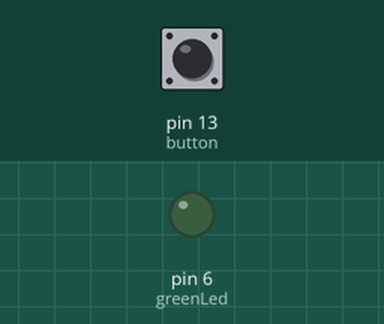
A sketch run on a simulated Arduino Uno, built with avr-gcc and run on an emulated ATmega328P. Parts: output pins drawn as LEDs (lit = HIGH). The test bench sets the inputs (shaded band); at power-on: pin 13 (button) LOW.

Above: at 1.2 s.
1.3 s: pin 13 (button) pulled HIGH for 1 s
At 3.0 s:
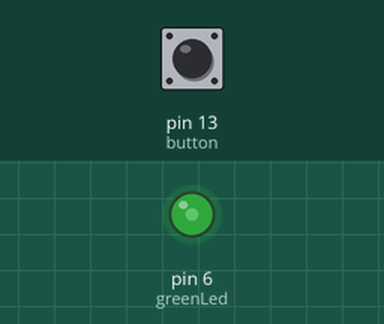
3.8 s: pin 13 (button) pulled HIGH for 0.15 s
At 5.0 s:
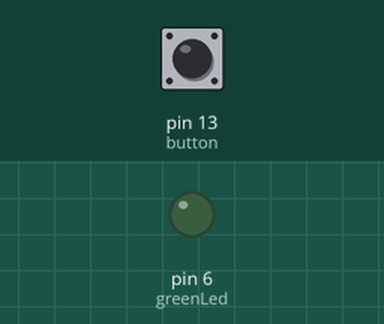
5.4 s: pin 13 (button) pulled HIGH for 3.2 s
At 9.0 s:
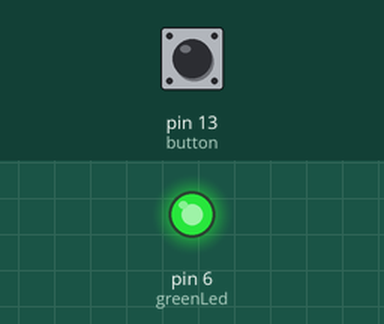
Timing chart, 0 to 10.5 s (numbered marks = the images above; inputs shaded):
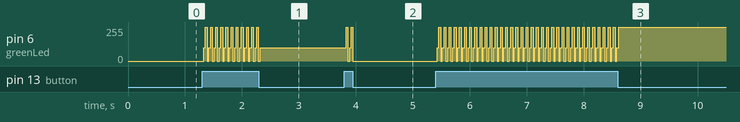

Measured:
- after the input at 1.3 s, pin 6 (greenLed): 0/255 → 99/255 at once, then repeats every 0.09 s: 255/255 0.03 s, 0/255 0.03 s, 99/255 0.03 s, until it stays 99/255 from 2.3 s
- after the input at 3.8 s, pin 6 (greenLed): 99/255 → 0/255 at once
- after the input at 5.4 s, pin 6 (greenLed): 0/255 → 99/255 at once, then repeats every 0.09 s: 255/255 0.03 s, 0/255 0.03 s, 99/255 0.03 s, until it stays 255/255 from 8.6 s

The sketch:

2.2d-LED-Brightness-Button.ino
```cpp
int greenLed= 6;
int button= 13;
int currentStatus = 0; //set the variable that controls the lamp's current mode

void setup()
{
  pinMode(greenLed, OUTPUT);
  pinMode(button, INPUT);
}

void loop(){
boolean buttonState= digitalRead(button); //read button value.
// each time the button is pressed, the control variable is added 1 value
if (buttonState ==1) {
delay(30);
currentStatus = currentStatus + 1;
}
/* perform the division by 3 to get the remainder for the currentStatus variable.
The result is 0, 1, 2 corresponding to 3 modes of lights: off, medium
light, bright light */
switch (currentStatus % 3) {
  case 0: //mode 0, light is off
    analogWrite(greenLed, 0);
  break;

  case 1: //mode 1, medium light
    analogWrite(greenLed, 99);
  break;

  case 2: //mode 2, the light is on
    analogWrite(greenLed, 255);
  break;
default:
break;
}
}
```
